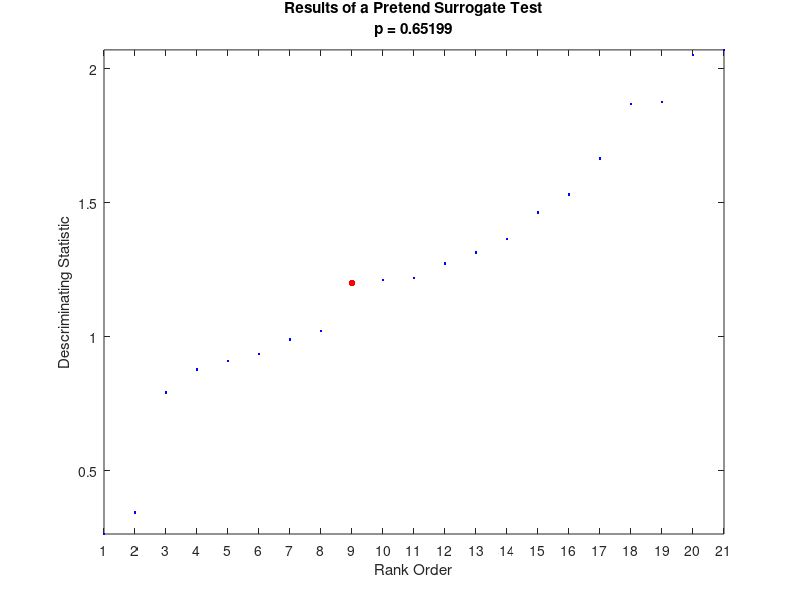

MATLAB code for this plot: (Note: this script raises an error after producing the figure.)
% E.12 Surrogation Synchronous
% Description
% - This m-file accompanies the synchonous problem set for the same topic.
%   While it does not provide the answers persay it does provide code to
%   help answer them
%% 1 Basic statistics

% This code demonstrates some basic statistics with MATLAB that can be used
% with surrogation. The code can be easily modified and run repetitively to
% get a feel for how this all works.

clear, clc

% This value sets the baseline difference between our original statistic
% and surrogate statistics.
dx=0;

% This value will change the distribution of our surrogate statistics.
A=0.5;

% This is our pretent original statistic. When this array is expanded below
% the original statistic will be the first index.
SE=1.2;

% This step performs the pretend surrogation by creating random numbers.
SE(2:21,1)=SE(1)+dx+A*randn(20,1);

% Performs the rank order.
[SE_s,ind]=sort(SE);

% Tests the null hypothesis.
[~,p]=ttest(SE(2:end),SE(1));

% This plot will specifically make the original statistic a different
% color.
figure
plot(1:21,SE_s,'.b',find(ind==1,1),SE(1),'r.','MarkerSize',15)
xlabel('Rank Order')
ylabel('Descriminating Statistic')
title({'Results of a Pretend Surrogate Test',['p = ' num2str(p)]})
axis tight
xticks(1:21)

%% 2 Thieler surrogation

% Here we will perform Thieler surrogation for one of the algorithms. The
% algorithm used can be changed easily and the plots remade.

clear, clc

% Noise level in the linear stochastic process.
noise=1000;
% Weight in the Linear stochastic process.
weight=1;
% Create a linear stochastic series
y=zeros(2000,1);
for i=2:2000
    y(i)=weight*y(i-1)+noise*randn(1);
end

% Finds the Sample Entropy of the original data.
m=2;
R=0.2;
SE(1)=Ent_Samp20200723(y,m,R);

% We'll use algorithm 0.
algorithm = 0;
% Finds the surrogates and Sample Entropy of those surrogates.
for i=1:20
    y_surr=Surr_Theiler20200723(y,algorithm);
    SE(i+1,1)=Ent_Samp20200723(y_surr,m,R);
end

% Performs the rank order.
[SE_s,ind]=sort(SE);

% Tests the null hypothesis.
[~,p]=ttest(SE(2:end),SE(1));

% Create the figure.

figure

subplot(4,1,1)
plot(y)
title('Original')

subplot(4,1,2)
plot(y_surr)
title('Example Surrogate')

subplot(4,1,[3,4])
plot(1:21,SE_s,'.b',find(ind==1,1),SE(1),'r.','MarkerSize',12)
xlabel('Rank Order')
ylabel('Sample Entropy')
title({['Results of Surrogate Analysis with Algorithm ' num2str(algorithm)],['p = ' num2str(p)]})
axis tight
xticks(1:21)

%% 3 Pseudoperiodic surrogation

% This code will create and display some Pseudoperiodic surrogates.

clear, clc

% This data is an ankle angle during walking.
load('E.12 Surrogation Synchronous v1.0.mat')

% We've hard-coded these in so the AMI and FNN subroutines are not needed.
tau=15;
dim=6;

% Find the optimal rho value.
[rho,out]=Surr_findrho20200630(x,tau,dim);

% Create a figure and the surrogates
figure
subplot(5,1,1),plot(x)
ylabel('O','FontSize',15)

for i=1:4
    % Perform the surrogation
    [xs,xi]=Surr_PseudoPeriodic20200630(x,tau,dim,rho);
    subplot(5,1,i+1),plot(xs)
    ylabel(['PPS' num2str(i)],'FontSize',15)
    axis tight
    
end
